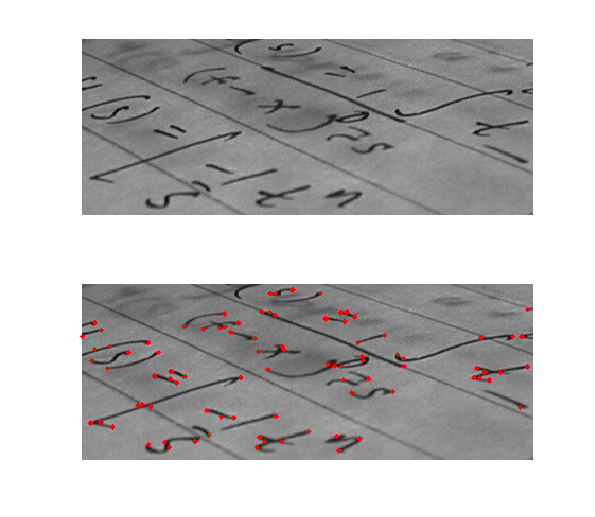
#> input picture vizually/data/images/Corner.png, 595 x 517 px
$ jupyter execute tester.ipynb   (shell and % lines are left out)
#> lines starting #> are read from the running program, lines starting #| are printed output that depends on the picture; after the words box and inside, x2 and y2 are one past the last pixel; in counts of white or black regions, pixels touching at a corner belong together
#> further down, image is the input picture: shape (517, 595, 3); mean B, G, R 189.7, 189.7, 190.9
### vizually/core/modules/sharpening.py
import cv2
import numpy as np


def sharpenHandler(image: np.array, params: dict) -> np.array:
    """Sharpening Image handler

    Args:
        image (np.array): image to change
        params (dict): params has { kernel_size: int (odd, [1, 3, 5, 7, 9, 11]), strength: float ([0 - 10], step size of 0.5)}

    Returns:
        np.array: Sharpened image
    """


    if 'strength' not in params or 'kernel_size' not in params :
        return image

    if params['strength'] > 10 :
        params['strength'] = 10
    elif  params['strength'] < 0 :
        params['strength'] = 0

    params['kernel_size'] = round(params['kernel_size'])
    # params['kernel_size'] += 1 if params['kernel_size'] % 2 == 1 else 0

    new_img = sharpenImage(image, params['kernel_size'], float(params['strength']))
    return new_img


def sharpenImage(image: np.array, kernel_size: int, strength: float) -> np.array:
    """Sharpening of the image

    Args:
        image (np.array): image to change
        kernel_size (int): Kernel Size to choose for filter
        strength (float): Strength to choose

    Returns:
        np.array: Sharpened image
    """
#> called with kernel_size = 3, strength = 1
    final_img = np.zeros_like(image)
    num_channels = image.shape[2]
#> num_channels = 3
    for i in range(num_channels):
        final_img[:,:,i] = unsharp(image[:,:,i], kernel_size, strength)

    return final_img

def unsharp(image: np.array, kernel_size: int, strength: float) -> np.array:

#     gauss = cv2.GaussianBlur(image, (kernel_size, kernel_size), sigma)
    mf = cv2.medianBlur(image, kernel_size)
    sharpened_img = cv2.addWeighted(image, 1 + strength, mf, -strength, 0)

    return sharpened_img

### vizually/core/tester.ipynb
[cell 1]
import cv2
import numpy as np
import matplotlib.pyplot as plt

[cell 2]
def imshow(image: np.array, cmap=None):
    plt.imshow(image, cmap=cmap)
    plt.show()

[cell 3]
from modules.sharpening import sharpenHandler

def cornerDetectionHandler(image: np.array, params: dict) -> np.array:
    """Corner Detection Handler

    Args:
        image(np.array): image to change
         params (dict): params has { kernel_size: int (odd, [1, 3, 5, 7, 9, 11]), sharpen_strength: float ([0 - 10], step size of 0.5)}

    Returns:
        np.array: Image with corners
    """

    if 'sharpen_strength' not in params or 'kernel_size' not in params :
        return image

    if params['sharpen_strength'] > 10 :
        params['sharpen_strength'] = 10
    elif  params['sharpen_strength'] < 0 :
        params['sharpen_strength'] = 0

    params['kernel_size'] = round(params['kernel_size'])
    # params['kernel_size'] += 1 if params['kernel_size'] % 2 == 1 else 0

    new_img = cornerDetect(image, params['kernel_size'], float(params['sharpen_strength']))
    return new_img


def cornerDetect(image: np.array, kernel_size: int, strength: float) -> np.array:
    """Detect corners in the image

    Args:
        image (np.array): image to change

    Returns:
        np.array: corners in image
    """
    #Make copy to display corners
    retImg = image.copy()

    image = cv2.bilateralFilter(image, 9 ,75, 75)

    # Sharpen The Image
    sharpened_img = sharpenHandler(image, {'kernel_size': kernel_size, 'strength': strength})

    # Find Corners
    gray = cv2.cvtColor(sharpened_img, cv2.COLOR_BGR2GRAY)
    gray = np.float32(gray)
    dst = cv2.cornerHarris(gray, 2, 3, 0.04)
    dst = cv2.dilate(dst, None)
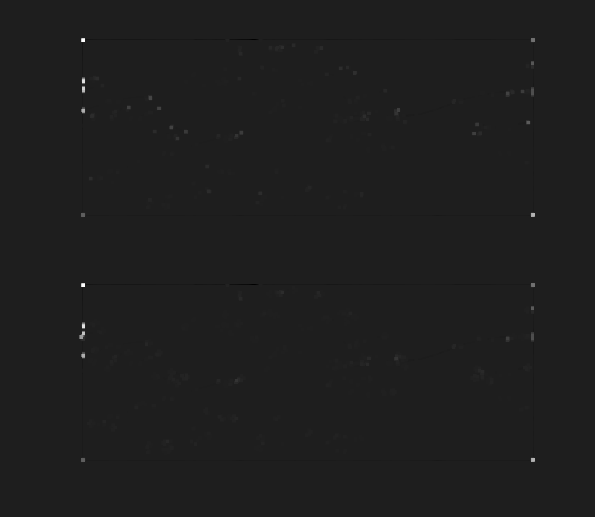
#> dst: shape (517, 595) float32; min -14518020, max 106202032, mean 78302.2; drawn with min black and max white
    thresh = 0.01 * dst.max()
#> thresh = 1062020.3
    # Display Corners
    arr = (dst > thresh).nonzero()
#> arr = 3403 positions, rows 38 to 461, columns 79 to 534

    for j in range(0, len(arr[0])):
        cv2.circle(retImg, (arr[1][j], arr[0][j]), 1, (0, 255, 0), -1)
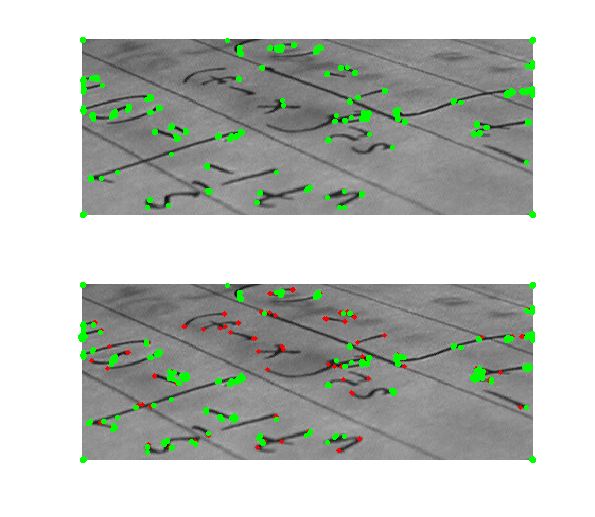
#> retImg: shape (517, 595, 3); 2.03% of pixels changed, all inside (x1, y1, x2, y2) = (78, 37, 536, 463)

    return retImg

[cell 4]
image = cv2.imread('../data/images/Corner.png')
imshow(image[:,:,::-1])

[cell 5]
corner = cornerDetectionHandler(image, {'sharpen_strength': 1, 'kernel_size': 3})
imshow(corner[:,:,::-1])

[cell 6]
cv2.imwrite('corner.png', corner)
#> Out = True

$ run again, with vizually/data/images/A.png copied over vizually/data/images/Corner.png
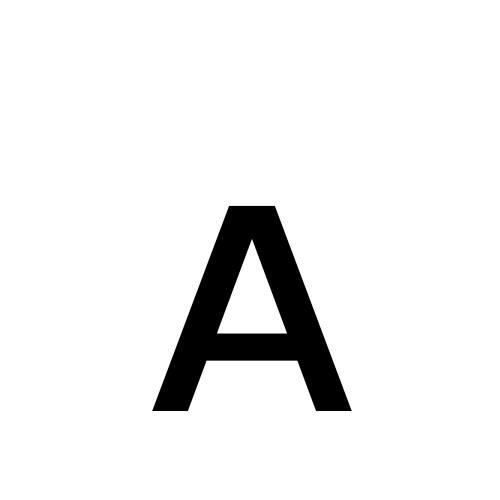
#> input picture vizually/data/images/A.png, 500 x 500 px
#> image is the input picture: shape (500, 500, 3); min 0, max 255, mean 238.4
#> in cornerDetect, `dst = cv2.dilate(dst, None)`:
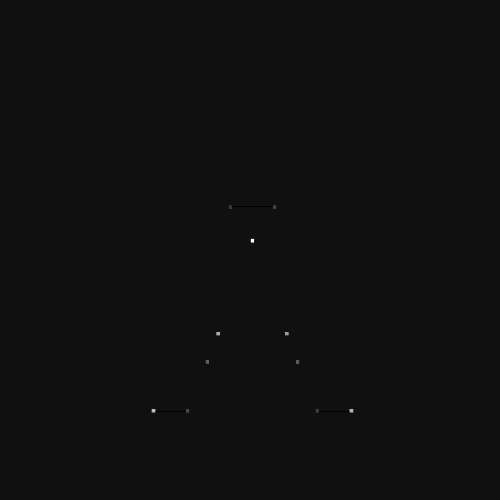
#> dst: shape (500, 500) float32; min -42282504, max 611865856, mean 129106.9; drawn with min black and max white
#> thresh = 6118658.6
#> arr = 202 positions, rows 205 to 412, columns 151 to 353
#> after the loop in cornerDetect, `for j in range(0, len(arr[0])):`:
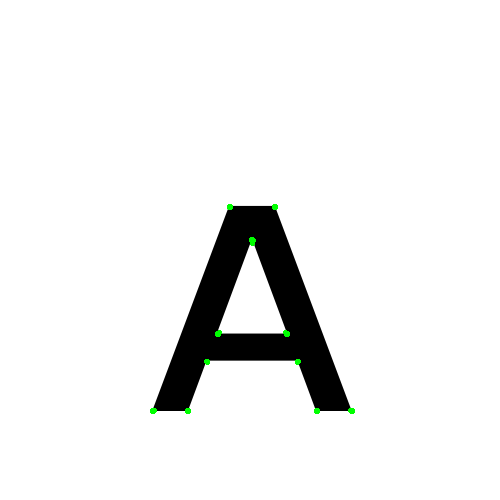
#> retImg: shape (500, 500, 3); 0.15% of pixels changed, all inside (x1, y1, x2, y2) = (150, 204, 355, 414)
#> Out = True

$ run again, with vizually/data/images/B.png copied over vizually/data/images/Corner.png
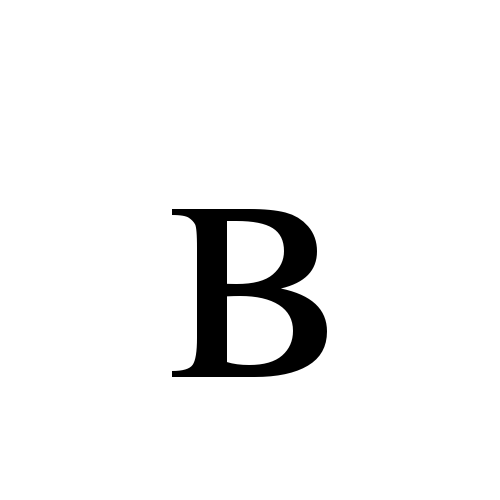
#> input picture vizually/data/images/B.png, 500 x 500 px
#> image is the input picture: shape (500, 500, 3); min 0, max 255, mean 242.1
#> in cornerDetect, `dst = cv2.cornerHarris(gray, 2, 3, 0.04)`:
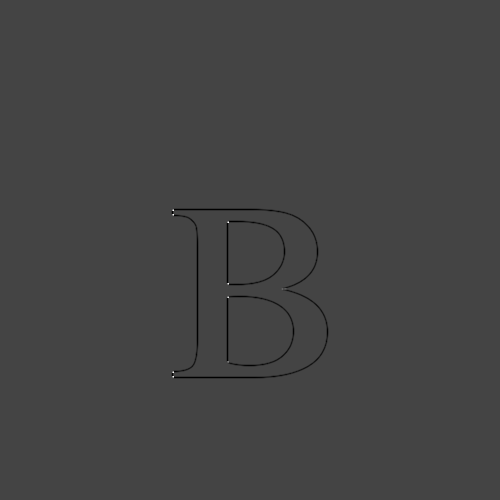
#> dst: shape (500, 500) float32; min -169130016, max 458335776, mean -859345.1; drawn with min black and max white
#> thresh = 4583357.8
#> arr = 159 positions, rows 208 to 378, columns 171 to 287
#> after the loop in cornerDetect, `for j in range(0, len(arr[0])):`:
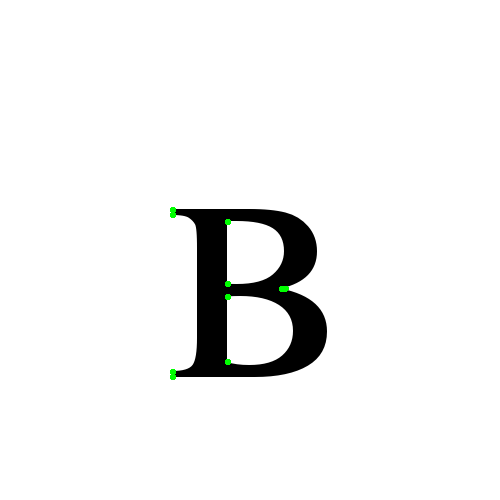
#> retImg: shape (500, 500, 3); 0.12% of pixels changed, all inside (x1, y1, x2, y2) = (170, 207, 289, 380)
#> Out = True

$ run again, with vizually/data/images/ridgeDetector2.png copied over vizually/data/images/Corner.png
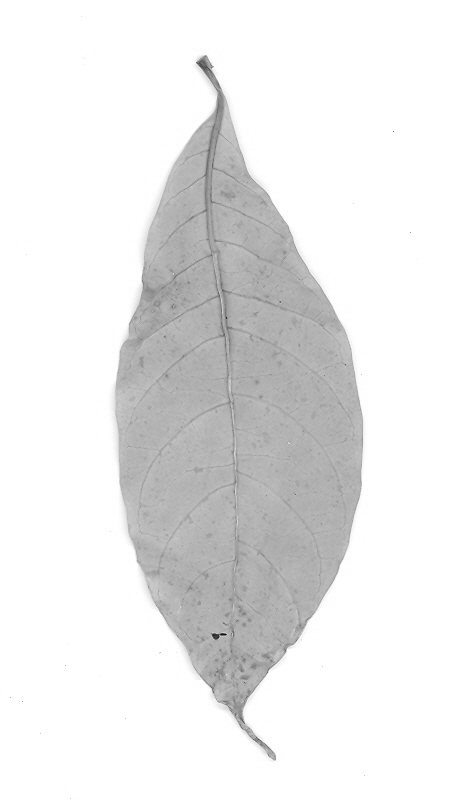
#> input picture vizually/data/images/ridgeDetector2.png, 464 x 803 px
#> image is the input picture: shape (803, 464, 3); min 17, max 255, mean 233.5
#> thresh = 472226.9
#> arr = 503 positions, rows 54 to 762, columns 9 to 413
#> after the loop in cornerDetect, `for j in range(0, len(arr[0])):`:
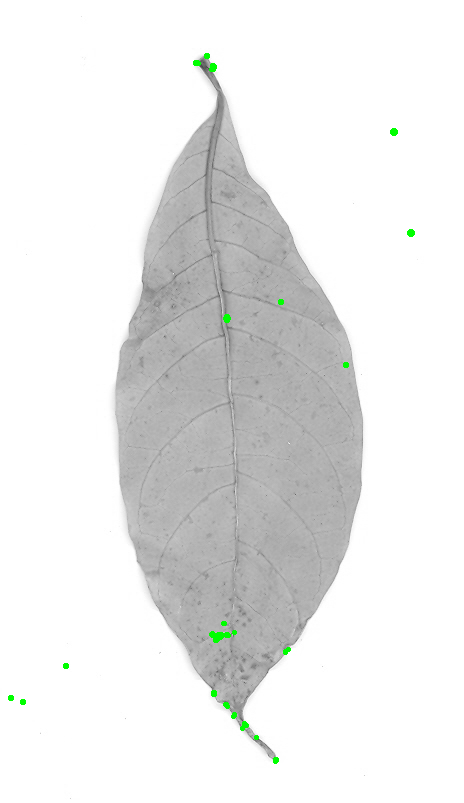
#> retImg: shape (803, 464, 3); 0.25% of pixels changed, all inside (x1, y1, x2, y2) = (8, 53, 415, 764)
#> Out = True
